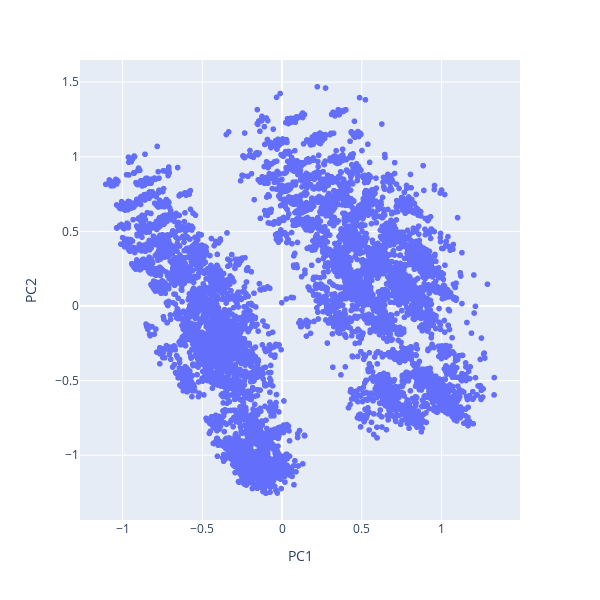

Write notebook code for a chart like this one.
### Code cell
from sklearn.decomposition import PCA
data = data_encoded

pca = PCA(n_components=2)
components = pca.fit_transform(data)
components_df = pd.DataFrame(components, columns=['PC1', 'PC2'])
fig = px.scatter(components_df, x='PC1', y='PC2')
fig.show()

exportImage(fig, "PCA")

### Figure 1 — Plotly figure (JSON) as saved in the notebook; plotly's stock layout.template omitted (floating-point values rounded to 4 significant figures; data arrays with more than 128 entries replaced by an {"elided": "..."} marker saying what was removed)
{"data": [{"hovertemplate": "PC1=%{x}<br>PC2=%{y}<extra></extra>", "legendgroup": "", "marker": {"color": "#636efa", "symbol": "circle"}, "mode": "markers", "name": "", "showlegend": false, "type": "scattergl", "x": {"elided": "12330 float values"}, "xaxis": "x", "y": {"elided": "12330 float values"}, "yaxis": "y"}], "layout": {"height": 600, "legend": {"tracegroupgap": 0}, "margin": {"t": 60}, "width": 600, "xaxis": {"anchor": "y", "domain": [0, 1], "title": {"text": "PC1"}}, "yaxis": {"anchor": "x", "domain": [0, 1], "title": {"text": "PC2"}}}}
